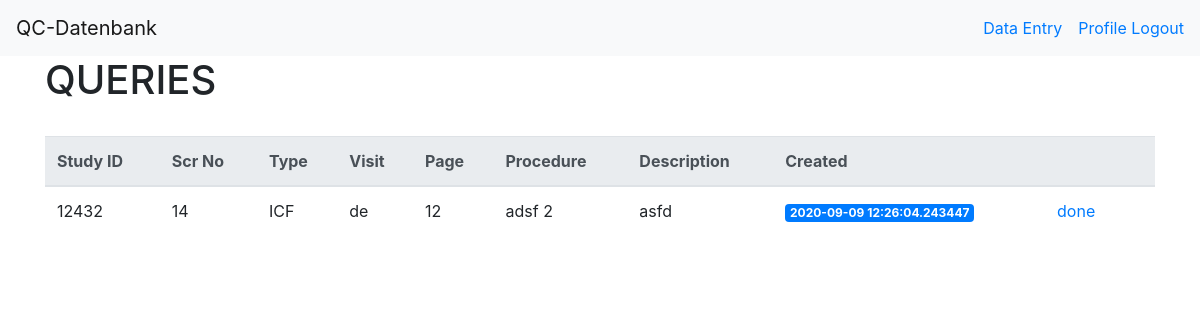
Page / (signed in) on the earlier database version.
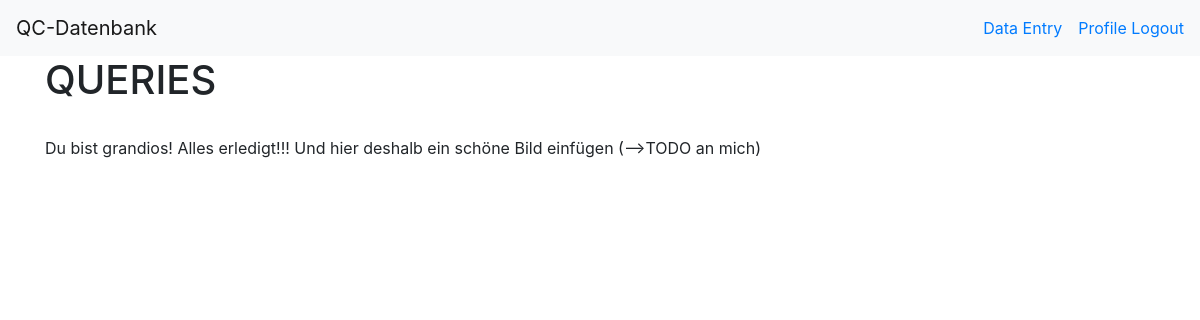
Same page on the later database version.
### models.py (models this page shows)
class QC_Check(UserMixin, db.Model):
    __tablename__ = 'qc_check'
    id = db.Column(db.Integer, primary_key=True)
    checker = db.Column(db.Text)
    created = db.Column(db.Text)
    study_id = db.Column(db.Integer)
    scr_no = db.Column(db.Integer)
    type = db.Column(db.Text)
    visit = db.Column(db.Text)
    page = db.Column(db.Text)
    procedure = db.Column(db.Text)
    description = db.Column(db.Text)
    responsible = db.Column(db.Text)
    corrected = db.Column(db.Integer)
    close = db.Column(db.Integer)

### main.py (the view)
@main.route('/')
@login_required
def index():
    if current_user.role == "MedOps":
        posts_data = QC_Check.query.filter_by(
            responsible=current_user.abbrev, corrected=1, close=1).all()
    else:
        posts_data = QC_Check.query.filter_by(close=1).all()
    return render_template('index.html', posts=posts_data)

### __init__.py (called while the page is built)
def create_app():
    app = Flask(__name__)
    app.config.from_object('config.DevelopmentConfig')
    db.init_app(app)
    login_manager = LoginManager()
    login_manager.login_view = 'auth.login'
    login_manager.init_app(app)
    from .models import DB_User
    @login_manager.user_loader
    def load_user(user_id):
        return DB_User.query.get(int(user_id))
    from .auth import auth as auth_blueprint
    app.register_blueprint(auth_blueprint)
    from .main import main as main_blueprint
    app.register_blueprint(main_blueprint)
    return app

### templates/index.html (shortened to what this page needs)
{% extends "base.html" %} {% block title %} QC-Datenbank {% endblock %} {% block
content %} {% if current_user.is_authenticated %}
<h1 class="title">QUERIES</h1>
<br />
{% if posts|length > 0 %}
<table class="table">
  <thead class="thead-light">
    <tr>
      <th scope="col">Study ID</th>
      <th scope="col">Scr No</th>
      <th scope="col">Type</th>
      <th scope="col">Visit</th>
      <th scope="col">Page</th>
      <th scope="col">Procedure</th>
      <th scope="col">Description</th>
      <th scope="col">Created</th>
      <th scope="col"></th>
      <th scope="col"></th>
    </tr>
  </thead>
  <tbody>
    {% for post in posts %}
    <tr>
      <td>{{ post.study_id }}</td>
      <td>{{ post.scr_no }}</td>
      <td>{{ post.type }}</td>
      <td>{{ post.visit }}</td>
      <td>{{ post.page }}</td>
      <td>{{ post.procedure }}</td>
      <td>{{ post.description }}</td>
      <td>
        <span class="badge badge-primary">{{ post.created }}</span>
      </td>
      <td>
        {% if current_user.role == "MedOps" %}
        <a href="/delete/{{post.id}}">done</a>
        {% endif %}
      </td>
      <td>
      </td>
    </tr>
    {% endfor %}
  </tbody>
</table>
{% else %} Du bist grandios! Alles erledigt!!! Und hier deshalb ein schöne Bild
einfügen (-->TODO an mich) {% endif %} {% endif %} {% endblock %}

Differences in the rows shown:
no longer on this page (row edited): QC_Check: study_id "12432", scr_no "14", type "ICF", visit "de", page "12", procedure "adsf 2", description "asfd", created "2020-09-09 12:26:04.243447"
Other differences:
text no longer shown: "Study ID Scr No Type Visit Page Procedure Description Created"
text now shown: "Du bist grandios! Alles erledigt!!! Und hier deshalb ein schöne Bild einfügen (-->TODO an mich)"
